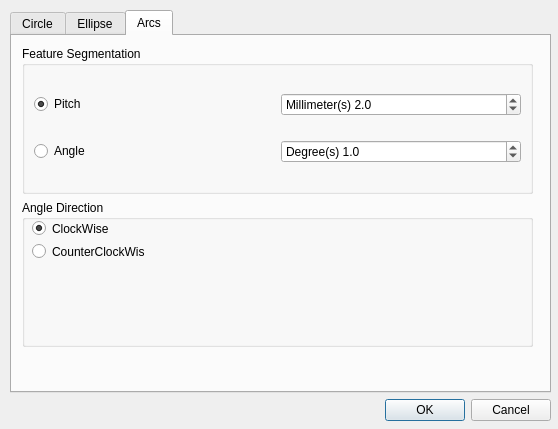
<?xml version="1.0" encoding="UTF-8"?>
<ui version="4.0">
 <class>CADDigitizeSettings</class>
 <widget class="QDialog" name="CADDigitizeSettings">
  <property name="geometry">
   <rect>
    <x>0</x>
    <y>0</y>
    <width>558</width>
    <height>429</height>
   </rect>
  </property>
  <property name="windowTitle">
   <string>CADDigitize Settings</string>
  </property>
  <widget class="QWidget" name="layoutWidget">
   <property name="geometry">
    <rect>
     <x>10</x>
     <y>10</y>
     <width>541</width>
     <height>411</height>
    </rect>
   </property>
   <layout class="QVBoxLayout" name="verticalLayout">
    <item>
     <widget class="QTabWidget" name="tabWidget">
      <property name="currentIndex">
       <number>2</number>
      </property>
      <widget class="QWidget" name="CircleTab">
       <attribute name="title">
        <string>Circle</string>
       </attribute>
       <widget class="QWidget" name="layoutWidget">
        <property name="geometry">
         <rect>
          <x>10</x>
          <y>20</y>
          <width>134</width>
          <height>39</height>
         </rect>
        </property>
        <layout class="QVBoxLayout" name="verticalLayout_5">
         <item>
          <widget class="QLabel" name="label_2">
           <property name="text">
            <string>Quadrant segment</string>
           </property>
          </widget>
         </item>
         <item>
          <widget class="QDoubleSpinBox" name="circleSegmentsSpinbox">
           <property name="decimals">
            <number>0</number>
           </property>
           <property name="minimum">
            <double>4.000000000000000</double>
           </property>
           <property name="maximum">
            <double>3600.000000000000000</double>
           </property>
           <property name="value">
            <double>8.000000000000000</double>
           </property>
          </widget>
         </item>
        </layout>
       </widget>
      </widget>
      <widget class="QWidget" name="EllipseTab">
       <attribute name="title">
        <string>Ellipse</string>
       </attribute>
       <widget class="QWidget" name="layoutWidget">
        <property name="geometry">
         <rect>
          <x>10</x>
          <y>20</y>
          <width>134</width>
          <height>39</height>
         </rect>
        </property>
        <layout class="QVBoxLayout" name="verticalLayout_4">
         <item>
          <widget class="QLabel" name="label">
           <property name="text">
            <string>Number of points on ellipse</string>
           </property>
          </widget>
         </item>
         <item>
          <widget class="QDoubleSpinBox" name="ellipsePointsSpinbox">
           <property name="decimals">
            <number>0</number>
           </property>
           <property name="minimum">
            <double>4.000000000000000</double>
           </property>
           <property name="maximum">
            <double>3600.000000000000000</double>
           </property>
           <property name="value">
            <double>8.000000000000000</double>
           </property>
          </widget>
         </item>
        </layout>
       </widget>
      </widget>
      <widget class="QWidget" name="ArcTab">
       <attribute name="title">
        <string>Arcs</string>
       </attribute>
       <widget class="QWidget" name="layoutWidget">
        <property name="geometry">
         <rect>
          <x>10</x>
          <y>10</y>
          <width>511</width>
          <height>301</height>
         </rect>
        </property>
        <layout class="QVBoxLayout" name="verticalLayout_3">
         <item>
          <widget class="QGroupBox" name="groupBox">
           <property name="title">
            <string>Feature Segmentation</string>
           </property>
           <layout class="QGridLayout" name="gridLayout_3">
            <item row="0" column="0">
             <layout class="QHBoxLayout" name="horizontalLayout">
              <item>
               <widget class="QRadioButton" name="radioFeaturePitch">
                <property name="text">
                 <string>Pitch</string>
                </property>
                <property name="checked">
                 <bool>true</bool>
                </property>
               </widget>
              </item>
              <item>
               <widget class="QDoubleSpinBox" name="ArcFeaturePitch">
                <property name="enabled">
                 <bool>true</bool>
                </property>
                <property name="prefix">
                 <string>Millimeter(s) </string>
                </property>
                <property name="decimals">
                 <number>1</number>
                </property>
                <property name="maximum">
                 <double>100.000000000000000</double>
                </property>
                <property name="value">
                 <double>2.000000000000000</double>
                </property>
               </widget>
              </item>
             </layout>
            </item>
            <item row="1" column="0">
             <layout class="QHBoxLayout" name="horizontalLayout_2">
              <item>
               <widget class="QRadioButton" name="radioFeatureAngle">
                <property name="text">
                 <string>Angle</string>
                </property>
               </widget>
              </item>
              <item>
               <widget class="QDoubleSpinBox" name="ArcFeatureAngle">
                <property name="prefix">
                 <string>Degree(s) </string>
                </property>
                <property name="decimals">
                 <number>1</number>
                </property>
                <property name="value">
                 <double>1.000000000000000</double>
                </property>
               </widget>
              </item>
             </layout>
            </item>
           </layout>
          </widget>
         </item>
         <item>
          <widget class="QGroupBox" name="groupBox_2">
           <property name="title">
            <string>Angle Direction</string>
           </property>
           <widget class="QWidget" name="layoutWidget">
            <property name="geometry">
             <rect>
              <x>10</x>
              <y>20</y>
              <width>113</width>
              <height>40</height>
             </rect>
            </property>
            <layout class="QVBoxLayout" name="verticalLayout_2">
             <item>
              <widget class="QRadioButton" name="ArcClockWise">
               <property name="text">
                <string>ClockWise</string>
               </property>
               <property name="checked">
                <bool>true</bool>
               </property>
              </widget>
             </item>
             <item>
              <widget class="QRadioButton" name="ArcCounterClockWise">
               <property name="text">
                <string>CounterClockWise</string>
               </property>
              </widget>
             </item>
            </layout>
           </widget>
          </widget>
         </item>
        </layout>
       </widget>
      </widget>
     </widget>
    </item>
    <item>
     <widget class="QDialogButtonBox" name="buttonBox">
      <property name="orientation">
       <enum>Qt::Horizontal</enum>
      </property>
      <property name="standardButtons">
       <set>QDialogButtonBox::Cancel|QDialogButtonBox::Ok</set>
      </property>
     </widget>
    </item>
   </layout>
  </widget>
 </widget>
 <resources/>
 <connections>
  <connection>
   <sender>buttonBox</sender>
   <signal>accepted()</signal>
   <receiver>CADDigitizeSettings</receiver>
   <slot>accept()</slot>
   <hints>
    <hint type="sourcelabel">
     <x>248</x>
     <y>254</y>
    </hint>
    <hint type="destinationlabel">
     <x>157</x>
     <y>274</y>
    </hint>
   </hints>
  </connection>
  <connection>
   <sender>buttonBox</sender>
   <signal>rejected()</signal>
   <receiver>CADDigitizeSettings</receiver>
   <slot>reject()</slot>
   <hints>
    <hint type="sourcelabel">
     <x>316</x>
     <y>260</y>
    </hint>
    <hint type="destinationlabel">
     <x>286</x>
     <y>274</y>
    </hint>
   </hints>
  </connection>
 </connections>
</ui>
